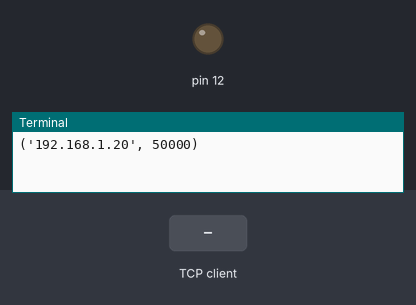
Recording of a program running on a simulated Raspberry Pi (header pin numbers). Shown: output pins drawn as LEDs (lit = HIGH), the last lines printed to the terminal. Inputs (shaded band) come from the test bench. One TCP client connects 1 s after the port opens and stays connected.

Above: at 1.2 s.
1.3 s: the TCP client sends "on"
At 2.7 s:
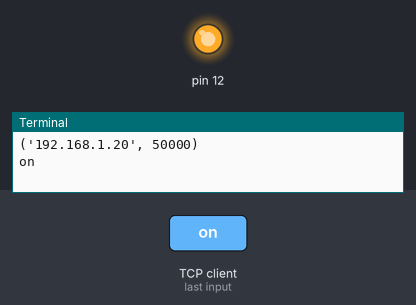
Timing chart, 0 to 4.3 s (numbered marks = the images above; inputs shaded):
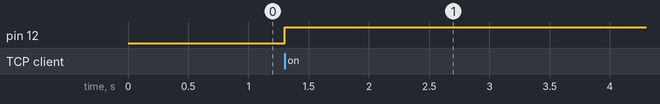

The program:

socket_server.py
```python
import RPi. GPIO as GPIO
import time
import socket
GPIO.setmode(GPIO.BOARD)
GPIO.setup(12, GPIO.OUT)
GPIO.setwarnings(False)
s = socket.socket(socket.AF_INET,socket.SOCK_STREAM)
host = socket.gethostname()
port = 12346
s.bind((host,port))
s.listen(1)

while True:
    c, addr = s.accept()
    print(addr)
    data = c.recv(1024).decode()
    print(data)
    if data == "on":
        GPIO.output(12, True)
    if data == "off":
        GPIO.output(12, False)
    data = data.upper()
    c.send(data.encode())
    c.close()
s.close()
```

Measured:
- after the input at 1.3 s, pin 12: LOW → HIGH at once
